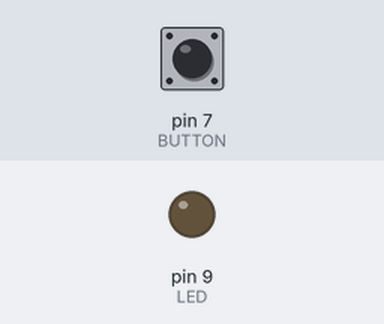
The sketch below on a simulated Arduino Uno, built with avr-gcc and run on an emulated ATmega328P. Shown: output pins drawn as LEDs (lit = HIGH). The test bench sets the inputs (shaded band); at power-on: pin 7 (BUTTON) LOW.

Above: at 1.2 s.
1.3 s: pin 7 (BUTTON) pulled HIGH for 0.15 s
At 1.6 s:
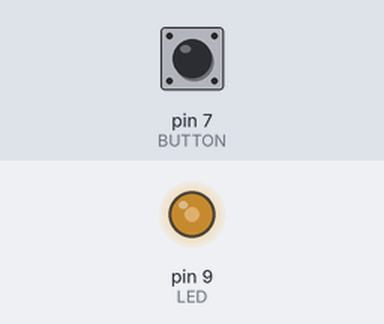
2.9 s: pin 7 (BUTTON) pulled HIGH for 1 s
At 4.1 s:
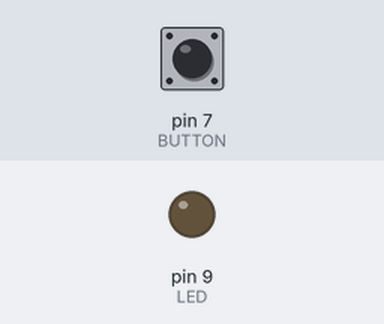
5.4 s: pin 7 (BUTTON) pulled HIGH for 3.2 s
At 6.0 s:
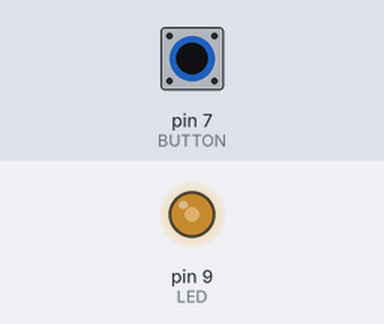
Timing chart, 0 to 8.4 s (numbered marks = the images above; inputs shaded):
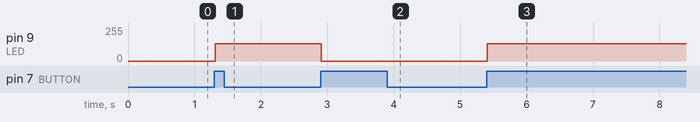

The sketch:

blink05.ino
```cpp
// (licence header left out)
// Hardware Used
// - PC with Arduino IDE
// - UNO R3 with Cable 1 PCS
// - Red Led 5 PCS
// - 830 Tie-Points BreadBoard 1 PCS
// - 65 Jumper Wire 1 PCS (~7 Used)
// - Resistor 100 PCS (2 Used)
// - Small Button 5 PCS

const int LED = 9;
const int BUTTON = 7;

int val = 0;          // Button current value
int old_val = 0;      // Button old value
int state = 0;        // Button state (1 or 0)

int brightness = 128;
long startTime = 0;

void setup() {
  pinMode(LED, OUTPUT);
  pinMode(BUTTON, INPUT);
}

void loop() {
  val = digitalRead(BUTTON);

  if ((val == HIGH) && (old_val == LOW)) {
    // Switch the state
    state = 1 - state;
    startTime = millis();
    delay(10);
  }

  if ((val == HIGH) && (old_val == LOW)) {
    // if the button is held for more that 500 ms
    if ((state == 1) && (millis() - startTime > 500)) {
      brightness++;
      delay(10);

      // 255 is the max brightness
      if (brightness > 255) {
        brightness = 0;
      }
    }
  }

  old_val = val;

  if (state == 1) {
    analogWrite(LED, brightness);
  } else {
    analogWrite(LED, 0);
  }
}
```

Measured:
- after the input at 1.3 s, pin 9 (LED): 0/255 → 128/255 at once
- after the input at 2.9 s, pin 9 (LED): 128/255 → 0/255 at once
- after the input at 5.4 s, pin 9 (LED): 0/255 → 128/255 at once
